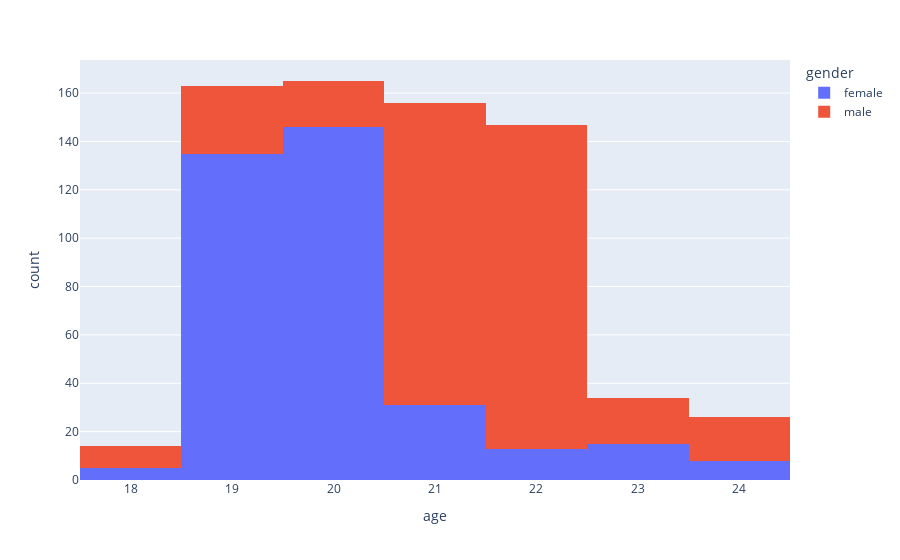

Notebook code for this chart:
### Markdown cell above
- La edad comprende. de 18 a 24 años. La edad promedio es 20.6 años.

- Hay casi el mismo número de registros de hombres que de mujeres.

- La mayoría no están graduados.

- El país con mas registros es india representando un 16% de usuarios de un total de 110 paises.

- El promedio de uso de redes sociales es de 4.9 horas con una desviación de 1.3 horas de un rango total de 1.5 a 8.5 horas.

- La plataforma más usada es instagram representando un 35% de preferencias de un total de 12 plataformas.

- El 64% de los usuarios considera que afecta en su desempeño académico.

- El promedio de horas de sueño es de 6.9 horas con una desviación de 1.1 horas de un rango total de entre 3.8 a 9.6 horas.

- El promedio de usuarios considera que su salud mental es regular, digamos, ni buena ni mala, pero más buena que mala.

- Más de la mitad de los usuarios son solteros.

- En promedio los usuarios han tenido un total de 2.8 conflictos sociales generados por redes sociales.

- El promedio de estudiantes considera que está enganchado a las redes sociales, pero no lo consideran una adicción grave.

### Code cell
## histograma de edades y generos
fig = px.histogram(df, x="age", color='gender')

fig.show()

### Figure 1 — Plotly figure (JSON) as saved in the notebook; plotly's stock layout.template omitted (floating-point values rounded to 4 significant figures; data arrays with more than 128 entries replaced by an {"elided": "..."} marker saying what was removed)
{"data": [{"bingroup": "x", "hovertemplate": "gender=female<br>age=%{x}<br>count=%{y}<extra></extra>", "legendgroup": "female", "marker": {"color": "#636efa", "pattern": {"shape": ""}}, "name": "female", "orientation": "v", "showlegend": true, "type": "histogram", "x": {"elided": "353 int values"}, "xaxis": "x", "yaxis": "y"}, {"bingroup": "x", "hovertemplate": "gender=male<br>age=%{x}<br>count=%{y}<extra></extra>", "legendgroup": "male", "marker": {"color": "#EF553B", "pattern": {"shape": ""}}, "name": "male", "orientation": "v", "showlegend": true, "type": "histogram", "x": {"elided": "352 int values"}, "xaxis": "x", "yaxis": "y"}], "layout": {"barmode": "relative", "legend": {"title": {"text": "gender"}, "tracegroupgap": 0}, "margin": {"t": 60}, "xaxis": {"anchor": "y", "domain": [0, 1], "title": {"text": "age"}}, "yaxis": {"anchor": "x", "domain": [0, 1], "title": {"text": "count"}}}}
